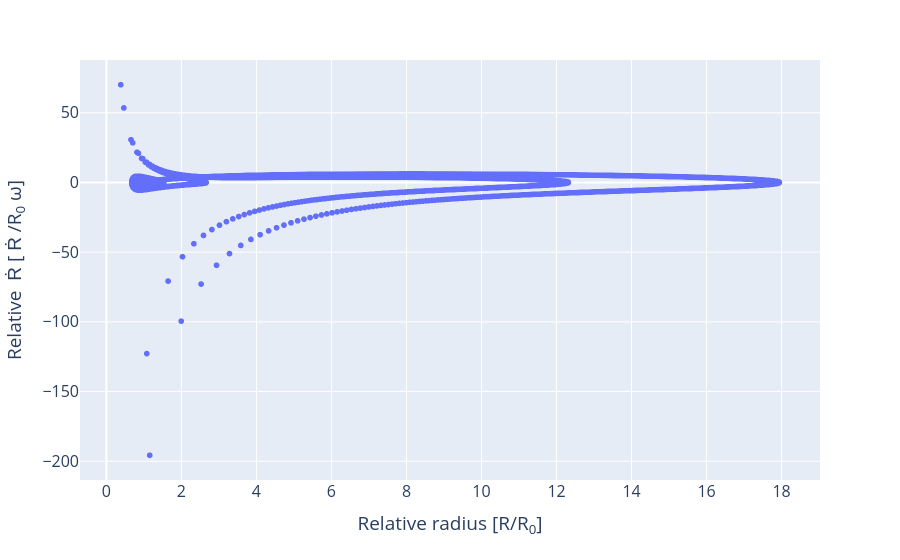

Source (notebook cell):
### Markdown cell above
Plotting the dynamic phase (R - Rdot plot). The phase space plot can be used to classify the dynamics of cavitation.

### Code cell
fig = px.scatter(x=BD_obj.R, y=BD_obj.Rdot)
fig.update_layout(
    xaxis=dict(title="Relative radius [R/R<sub>0</sub>]"),
    yaxis=dict(title="Relative  <span>&#7768;</span> [ <span>&#7768;</span> /R<sub>0</sub> &#969;]"),
    font_size=16,
)
fig.show()

### Figure 1 — Plotly figure (JSON) as saved in the notebook; plotly's stock layout.template omitted (floating-point values rounded to 4 significant figures; data arrays with more than 128 entries replaced by an {"elided": "..."} marker saying what was removed)
{"data": [{"hovertemplate": "x=%{x}<br>y=%{y}<extra></extra>", "legendgroup": "", "marker": {"color": "#636efa", "symbol": "circle"}, "mode": "markers", "name": "", "showlegend": false, "type": "scattergl", "x": {"elided": "10000 float values"}, "xaxis": "x", "y": {"elided": "10000 float values"}, "yaxis": "y"}], "layout": {"autosize": true, "font": {"size": 16}, "legend": {"tracegroupgap": 0}, "margin": {"t": 60}, "xaxis": {"anchor": "y", "autorange": true, "domain": [0, 1], "range": [-0.6787, 19.0], "title": {"text": "Relative radius [R/R<sub>0</sub>]"}, "type": "linear"}, "yaxis": {"anchor": "x", "autorange": true, "domain": [0, 1], "range": [-216.3, 90.67], "title": {"text": "Relative  <span>&#7768;</span> [ <span>&#7768;</span> /R<sub>0</sub> &#969;]"}, "type": "linear"}}}
